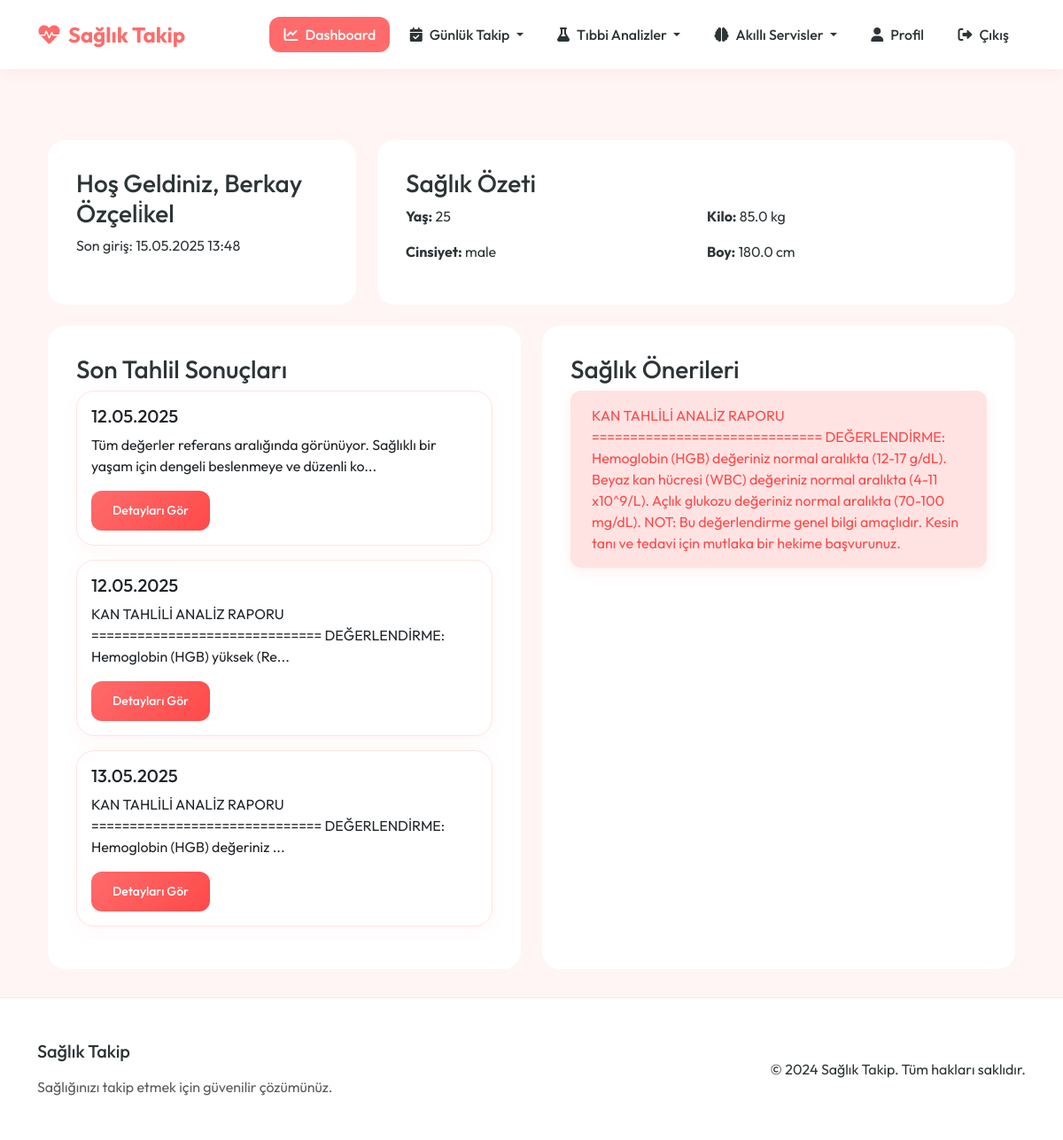
The page /dashboard (signed in) on the database its author committed.
### app.py (models this page shows, shortened)
class User(UserMixin, db.Model):
    id = db.Column(db.Integer, primary_key=True)
    email = db.Column(db.String(120), unique=True, nullable=False)
    password_hash = db.Column(db.String(128))
    name = db.Column(db.String(100))
    age = db.Column(db.Integer)
    gender = db.Column(db.String(10))
    weight = db.Column(db.Float)
    height = db.Column(db.Float)
    activity_level = db.Column(db.String(20))  # Sedentary, Lightly Active, Moderately Active, Very Active, Extra Active
    goal = db.Column(db.String(20))  # Lose Weight, Maintain, Gain Weight
    last_login = db.Column(db.DateTime, nullable=True)
    created_at = db.Column(db.DateTime, default=datetime.utcnow)
    test_results = db.relationship('TestResult', backref='user', lazy=True)
    meals = db.relationship('Meal', backref='user', lazy=True)

class TestResult(db.Model):
    id = db.Column(db.Integer, primary_key=True)
    user_id = db.Column(db.Integer, db.ForeignKey('user.id'), nullable=False)
    date = db.Column(db.DateTime, nullable=False, default=datetime.utcnow)
    pdf_path = db.Column(db.String(200))
    results_data = db.Column(db.JSON)
    recommendations = db.Column(db.Text)

### app.py (the view)
@app.route('/dashboard')
@login_required
def dashboard():
    return render_template('main/dashboard.html')

### app.py (called while the page is built)
@login_manager.user_loader
def load_user(user_id):
    return User.query.get(int(user_id))

### health_app/templates/main/dashboard.html (shortened to what this page needs)
{% extends "base.html" %}
{% block content %}
<div class="container mt-5">
    <div class="row">
        <div class="col-md-4">
            <div class="dashboard-card">
                <h3>Hoş Geldiniz, {{ current_user.name }}</h3>
                <p>Son giriş: {{ current_user.last_login.strftime('%d.%m.%Y %H:%M') if current_user.last_login else 'İlk giriş' }}</p>
            </div>
        </div>
        <div class="col-md-8">
            <div class="dashboard-card">
                <h3>Sağlık Özeti</h3>
                <div class="row">
                    <div class="col-md-6">
                        <p><strong>Yaş:</strong> {{ current_user.age or 'Belirtilmemiş' }}</p>
                        <p><strong>Cinsiyet:</strong> {{ current_user.gender or 'Belirtilmemiş' }}</p>
                    </div>
                    <div class="col-md-6">
                        <p><strong>Kilo:</strong> {{ current_user.weight or 'Belirtilmemiş' }} kg</p>
                        <p><strong>Boy:</strong> {{ current_user.height or 'Belirtilmemiş' }} cm</p>
                    </div>
                </div>
            </div>
        </div>
    </div>
    <div class="row mt-4">
        <div class="col-md-6">
            <div class="dashboard-card">
                <h3>Son Tahlil Sonuçları</h3>
                {% if current_user.test_results %}
                    {% for result in current_user.test_results[-3:] %}
                        <div class="card mb-3">
                            <div class="card-body">
                                <h5 class="card-title">{{ result.date.strftime('%d.%m.%Y') }}</h5>
                                <p class="card-text">
                                    {% if result.recommendations %}
                                        {{ result.recommendations[:100] }}...
                                    {% else %}
                                        Henüz analiz edilmedi
                                    {% endif %}
                                </p>
                                <a href="{{ url_for('blood_test_detail', test_id=result.id) }}" class="btn btn-primary btn-sm">Detayları Gör</a>
                            </div>
                        </div>
                    {% endfor %}
                {% else %}
                    <p>Henüz tahlil sonucu yüklenmemiş.</p>
                {% endif %}
            </div>
        </div>
        <div class="col-md-6">
            <div class="dashboard-card">
                <h3>Sağlık Önerileri</h3>
                {% if current_user.test_results and current_user.test_results[-1].recommendations %}
                    <div class="alert alert-info">
                        {{ current_user.test_results[-1].recommendations }}
                    </div>
                {% else %}
                    <p>Tahlil sonuçlarınızı yükleyerek kişiselleştirilmiş sağlık önerileri alabilirsiniz.</p>
                {% endif %}
            </div>
        </div>
    </div>
</div>
{% endblock %}

### health_app/templates/base.html (shortened to what this page needs)
<!DOCTYPE html>
<html lang="tr">
<head>
    <link href="https://cdn.jsdelivr.net/npm/bootstrap@5.3.0/dist/css/bootstrap.min.css" rel="stylesheet">
    <link href="https://cdnjs.cloudflare.com/ajax/libs/font-awesome/6.0.0/css/all.min.css" rel="stylesheet">
    <link rel="stylesheet" href="https://cdnjs.cloudflare.com/ajax/libs/animate.css/4.1.1/animate.min.css">
</head>
<body>
    <nav class="navbar navbar-expand-lg">
        <div class="container">
            <a class="navbar-brand" href="{{ url_for('index') }}">
                <i class="fas fa-heartbeat me-2"></i>Sağlık Takip
            </a>
            <div class="collapse navbar-collapse" id="navbarNav">
                <ul class="navbar-nav ms-auto">
                    {% if current_user.is_authenticated %}
                        <li class="nav-item">
                            <a class="nav-link {% if request.endpoint == 'dashboard' %}active{% endif %}" href="{{ url_for('dashboard') }}">
                                <i class="fas fa-chart-line me-2"></i>Dashboard
                            </a>
                        </li>
                        <li class="nav-item dropdown">
                            <a class="nav-link dropdown-toggle " href="#" id="dailyTrackingDropdown" role="button" data-bs-toggle="dropdown" aria-expanded="false">
                                <i class="fas fa-calendar-check me-2"></i>Günlük Takip
                            </a>
                        </li>
                        <li class="nav-item dropdown">
                            <a class="nav-link dropdown-toggle " href="#" id="medicalAnalysisDropdown" role="button" data-bs-toggle="dropdown" aria-expanded="false">
                                <i class="fas fa-flask me-2"></i>Tıbbi Analizler
                            </a>
                        </li>
                        <li class="nav-item dropdown">
                            <a class="nav-link dropdown-toggle " href="#" id="smartServicesDropdown" role="button" data-bs-toggle="dropdown" aria-expanded="false">
                                <i class="fas fa-brain me-2"></i>Akıllı Servisler
                            </a>
                        </li>
                        <li class="nav-item">
                            <a class="nav-link {% if request.endpoint == 'profile' %}active{% endif %}" href="{{ url_for('profile') }}">
                                <i class="fas fa-user me-2"></i>Profil
                            </a>
                        </li>
                        <li class="nav-item">
                            <a class="nav-link" href="{{ url_for('logout') }}">
                                <i class="fas fa-sign-out-alt me-2"></i>Çıkış
                            </a>
                        </li>
                    {% endif %}
                </ul>
            </div>
        </div>
    </nav>
    <main class="main-content">
        <div class="container">
            {% block content %}{% endblock %}
        </div>
    </main>
    <footer class="footer">
        <div class="container">
            <div class="row align-items-center">
                <div class="col-md-6">
                    <h5 class="mb-3">Sağlık Takip</h5>
                    <p class="text-muted mb-0">Sağlığınızı takip etmek için güvenilir çözümünüz.</p>
                </div>
                <div class="col-md-6 text-md-end">
                    <p class="mb-0">&copy; 2024 Sağlık Takip. Tüm hakları saklıdır.</p>
                </div>
            </div>
        </div>
    </footer>
</body>
</html>

### health_app/templates/base.html (style rules this page uses)
:root { --primary-color: #FF6B6B !important; --primary-light: #FFE3E3 !important; --primary-dark: #FF4949 !important; --secondary-color: #4ECDC4 !important; --accent-color: #FF8B8B !important; --background-color: #FFF5F5 !important; --text-color: #2D3436 !important; --card-bg: #FFFFFF !important; --border-color: #FFE3E3 !important; }
body { font-family: 'Outfit', sans-serif !important; background-color: var(--background-color) !important; color: var(--text-color) !important; min-height: 100vh; display: flex; flex-direction: column; }
.navbar { background: var(--card-bg) !important; box-shadow: 0 2px 15px rgba(255, 107, 107, 0.1) !important; padding: 1rem 0; position: sticky; top: 0; z-index: 1000; backdrop-filter: blur(10px); -webkit-backdrop-filter: blur(10px); }
.navbar-brand { font-weight: 700 !important; color: var(--primary-color) !important; font-size: 1.5rem; transition: all 0.3s ease; }
.nav-link { color: var(--text-color) !important; font-weight: 500; padding: 0.5rem 1rem !important; border-radius: 12px; transition: all 0.3s ease; margin: 0 0.2rem; }
.nav-link.active { background-color: var(--primary-color) !important; color: white !important; }
.main-content { flex: 1; padding: 2rem 0; }
.card { background: var(--card-bg); border: 1px solid var(--border-color); border-radius: 20px; box-shadow: 0 4px 20px rgba(255, 107, 107, 0.05); transition: all 0.3s cubic-bezier(0.4, 0, 0.2, 1); overflow: hidden; }
.btn { padding: 0.75rem 1.5rem; font-weight: 500; border-radius: 12px; transition: all 0.3s cubic-bezier(0.4, 0, 0.2, 1); position: relative; overflow: hidden; }
.btn::after { content: ''; position: absolute; top: 50%; left: 50%; width: 0; height: 0; background: rgba(255, 255, 255, 0.2); border-radius: 50%; transform: translate(-50%, -50%); transition: width 0.6s ease, height 0.6s ease; }
.btn-primary { background: linear-gradient(135deg, var(--primary-color), var(--primary-dark)) !important; border: none !important; }
.alert { border: none; border-radius: 12px; padding: 1rem 1.5rem; margin-bottom: 1.5rem; box-shadow: 0 4px 15px rgba(255, 107, 107, 0.1); animation: slideInDown 0.5s ease; }
.alert-info { background-color: var(--primary-light) !important; color: var(--primary-dark) !important; }
.footer { background: var(--card-bg); border-top: 1px solid var(--border-color); padding: 3rem 0; margin-top: auto; }
.dashboard-card { background: var(--card-bg); border-radius: 20px; padding: 2rem; height: 100%; transition: all 0.3s cubic-bezier(0.4, 0, 0.2, 1); }

### rows shown on the page
User: name "Berkay Özçeli̇kel", last_login "15.05.2025 13:48", age "25", gender "male", weight "85.0", height "180.0"
TestResult: date "12.05.2025", recommendations "Tüm değerler referans aralığında görünüyor. Sağlıklı bir yaşam için dengeli beslenmeye ve düzenli ko"
TestResult: date "12.05.2025", recommendations "KAN TAHLİLİ ANALİZ RAPORU ============================== DEĞERLENDİRME: Hemoglobin (HGB) yüksek (Re"
TestResult: date "13.05.2025", recommendations "KAN TAHLİLİ ANALİZ RAPORU ============================== DEĞERLENDİRME: Hemoglobin (HGB) değeriniz", recommendations "KAN TAHLİLİ ANALİZ RAPORU ============================== DEĞERLENDİRME: Hemoglobin (HGB) değeriniz normal aralıkta (12-17 g/dL). Beyaz kan hücresi (WBC) değeriniz normal aralıkta (4-11 x10^9/L). Açlık glukozu değeriniz normal aralıkta (70-100 mg/dL). NOT: Bu değerlendirme genel bilgi amaçlıdır. Kesin tanı ve tedavi için mutlaka bir hekime başvurunuz."
